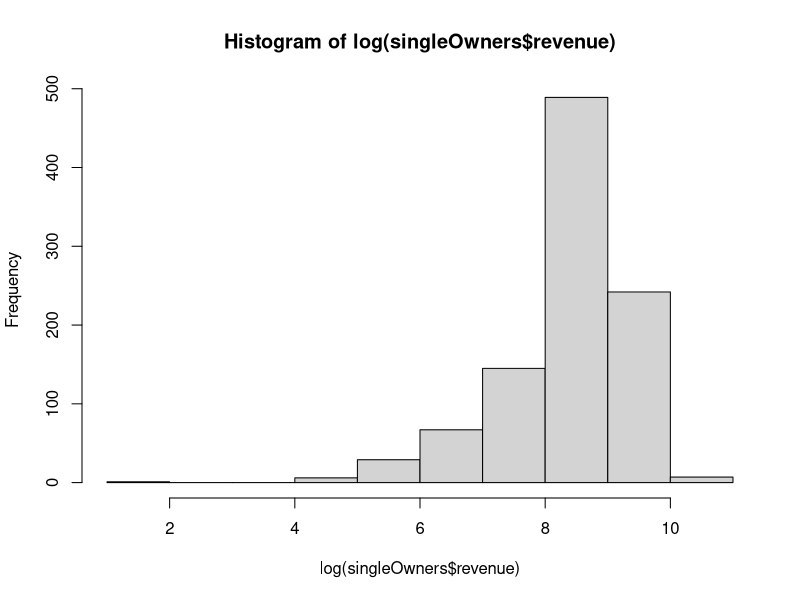

The R source for this figure: (Note: this script raises an error after producing the figure.)
library(ggplot2)
library(GGally)
library(dplyr)

setwd("/Users/kunthshah/Desktop/archive/")
market_data <- read.csv("market2019FINAL.csv", header = TRUE, sep = ";")

# Converting data
market_data$guests <- as.numeric(market_data$guests)
market_data$month <- as.Date(paste(market_data$month, "-01", sep = ""), format = "%Y-%m-%d")
market_data$Hot.Tub <- as.logical(market_data$Hot.Tub)
market_data$Pool <- as.logical(market_data$Pool)

# Perform one-hot encoding for 'host_type'
market_data <- market_data %>%
  mutate(
    Professionals = as.integer(host_type == "Professionals"),
    `Single Owners` = as.integer(host_type == "Single Owners")
  ) %>%
  select(-host_type) # Remove the original 'host_type' column

str(market_data)
summary(market_data)

# Filter data for only 'Single Owners' host_type
singleOwners <- market_data %>%
  filter(`Professionals` == 1)

hist(log(singleOwners$revenue))

# Fit regression model
regr_mod <- lm(log(revenue) ~ bedrooms + bathrooms + guests + openness + occupancy + nightly.rate + lead.time + length.stay + Hot.Tub + Pool, data = singleOwners)
summary(regr_mod)
vif(regr_mod)

plot(regr_mod)

